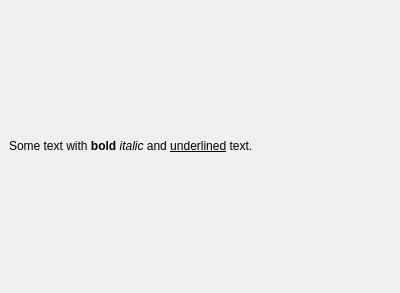
<ui version="4.0" >
 <class>Form</class>
 <widget class="QWidget" name="Form" >
  <property name="geometry" >
   <rect>
    <x>0</x>
    <y>0</y>
    <width>400</width>
    <height>293</height>
   </rect>
  </property>
  <property name="windowTitle" >
   <string>Form</string>
  </property>
  <layout class="QVBoxLayout" >
   <property name="margin" >
    <number>9</number>
   </property>
   <property name="spacing" >
    <number>6</number>
   </property>
   <item>
    <widget class="QLabel" name="label" >
     <property name="text" >
      <string>&lt;html>&lt;head>&lt;meta name="qrichtext" content="1" />&lt;style type="text/css">
p, li { white-space: pre-wrap; }
&lt;/style>&lt;/head>&lt;body style=" font-family:'Bitstream Vera Sans'; font-size:9pt; font-weight:400; font-style:normal; text-decoration:none;">
&lt;p style=" margin-top:0px; margin-bottom:0px; margin-left:0px; margin-right:0px; -qt-block-indent:0; text-indent:0px;">Some text with &lt;span style=" font-weight:600;">bold&lt;/span> &lt;span style=" font-style:italic;">italic&lt;/span> and &lt;span style=" text-decoration: underline;">underlined&lt;/span> text.&lt;/p>&lt;/body>&lt;/html></string>
     </property>
    </widget>
   </item>
  </layout>
 </widget>
 <resources/>
 <connections/>
</ui>
